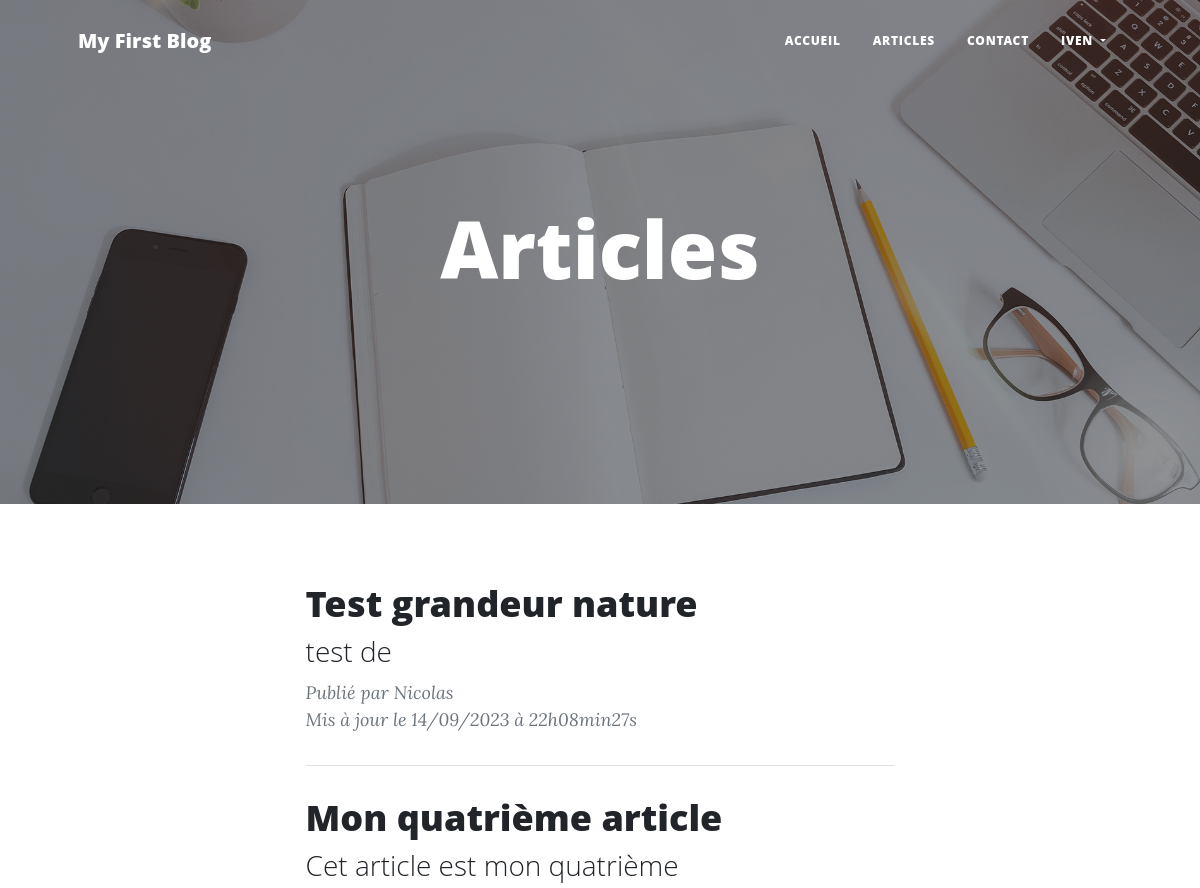
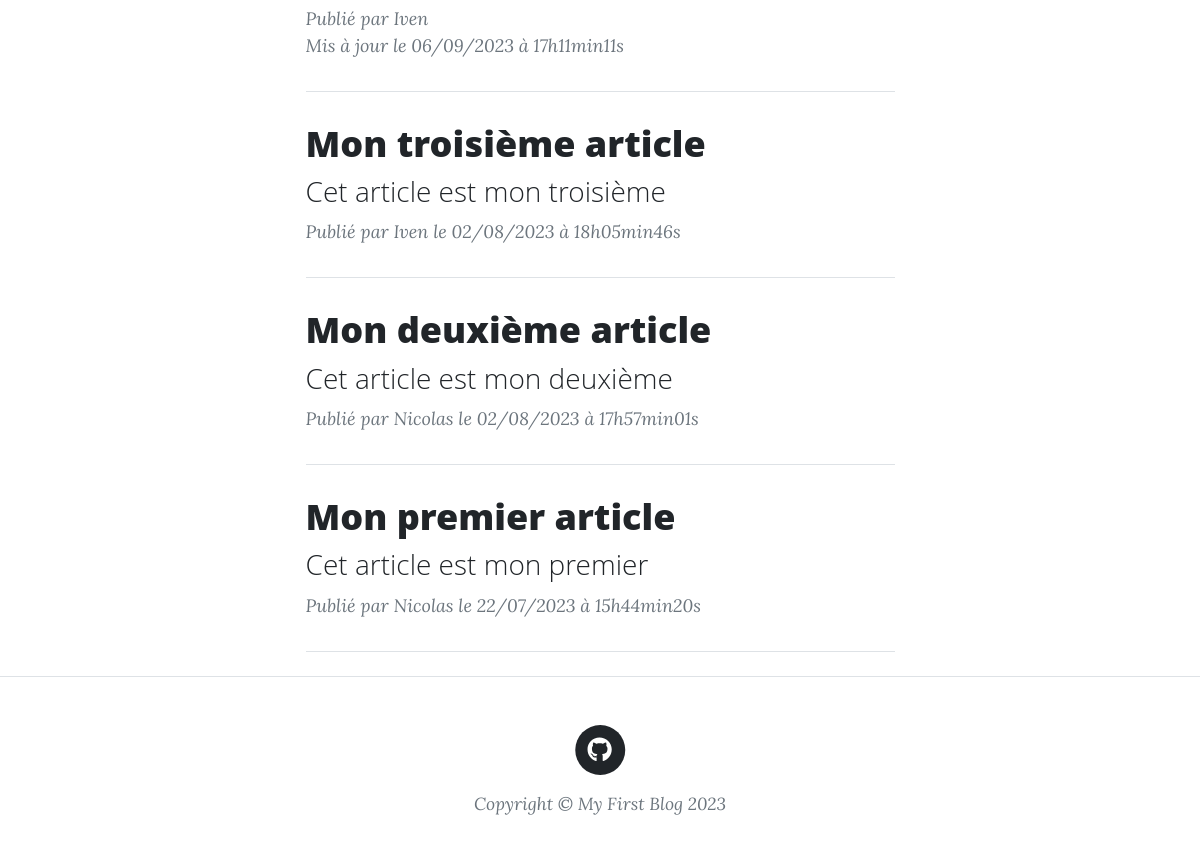
/index.php?action=postList (signed in), run on the app's committed database (2 pictures, top to bottom).
### tables this page shows
CREATE TABLE `p5_post` (
  `id` int(11) NOT NULL,
  `title` varchar(50) NOT NULL,
  `chapo` varchar(255) NOT NULL,
  `content` text NOT NULL,
  `image` varchar(500) NOT NULL DEFAULT 'src/public/assets/img/post-bg.jpg',
  `created_at` datetime NOT NULL,
  `updated_at` datetime NOT NULL,
  `category_id` int(11) NOT NULL,
  `user_id` int(11) NOT NULL
);

CREATE TABLE `p5_user` (
  `id` int(11) NOT NULL,
  `last_name` varchar(50) NOT NULL,
  `first_name` varchar(50) NOT NULL,
  `login` varchar(50) NOT NULL,
  `password` varchar(100) NOT NULL,
  `mail` varchar(50) NOT NULL,
  `role` tinyint(1) NOT NULL,
  `avatar` varchar(500) NOT NULL,
  `created_at` datetime NOT NULL,
  `updated_at` datetime NOT NULL
);

### src/controllers/post/list.php (called while the page is built, shortened)
<?php
class PostList
{
    public function execute(): void
    {
        $postRepository = new PostRepository();
        $postRepository->connection = new DatabaseConnection();
        $posts = $postRepository->getPosts();
        require 'templates/postList.php';
    }
}

### src/lib/database.php (called while the page is built, shortened)
<?php
class DatabaseConnection
{
    public ?PDO $database = null;
    public function getConnection(): PDO
    {
        if ($this->database === null) {
            $this->database = new PDO('mysql:host=localhost;
            dbname=jluceazoc;charset=utf8', 'root', '');
        }
        return $this->database;
    }
}

### src/repository/postRepository.php (called while the page is built, shortened)
<?php
require_once 'src/model/post.php';
class PostRepository
{
    public DatabaseConnection $connection;
    public function getPosts(): array
    {
        $statement = $this->connection->getConnection()->query(
            "SELECT p.id, p.title, p.chapo, p.content, p.image,
        DATE_FORMAT(p.created_at, '%d/%m/%Y à %Hh%imin%ss') AS french_creation_date,
        DATE_FORMAT(p.updated_at, '%d/%m/%Y à %Hh%imin%ss') AS french_update_date,
        p.category_id, u.first_name AS author FROM p5_post p JOIN p5_user u
        ON p.user_id = u.id ORDER BY p.created_at DESC"
        );
        $posts = [];
        while (($row = $statement->fetch())) {
            $post = new Post(
                $row['id'],
                $row['title'],
                $row['chapo'],
                $row['content'],
                $row['image'],
                $row['french_creation_date'],
                $row['french_update_date'],
                $row['category_id'],
                $row['author']
            );
            $posts[] = $post;
        }
        return $posts;
    }
}

### src/model/post.php (called while the page is built, shortened)
<?php
class Post
{
    public function __construct(
        int $id,
        string $title,
        string $chapo,
        string $content,
        string $image,
        string $frenchCreationDate,
        string $frenchUpdateDate,
        string $category,
        string $author
    ) {
        $this->id = $id;
        $this->title = $title;
        $this->chapo = $chapo;
        $this->frenchCreationDate = $frenchCreationDate;
        $this->frenchUpdateDate = $frenchUpdateDate;
        $this->author = $author;
    }
}

### templates/postList.php (the view, shortened to what this page needs)
<?php $title = "Articles"; ?>
<header class="masthead" style="background-image: url('src/public/assets/img/home-bg.jpg')">
    <div class="container position-relative px-4 px-lg-5">
        <div class="row gx-4 gx-lg-5 justify-content-center">
            <div class="col-md-10 col-lg-8 col-xl-7">
                <div class="site-heading">
                    <h1><?= $title ?></h1>
                </div>
            </div>
        </div>
    </div>
</header>
<main class="container px-4 px-lg-5">
    <div class="row gx-4 gx-lg-5 justify-content-center">
        <div class="col-md-10 col-lg-8 col-xl-7">
            <?php
            foreach ($posts as $post) {
                ?>
                <div class="post-preview">
                    <a href="index.php?action=post&id=<?= urlencode($post->id) ?>">
                        <h2 class="post-title"><?= $post->title ?></h2>
                        <h3 class="post-subtitle">
                            <?= $post->chapo ?>
                        </h3>
                    </a>
                    <p class="post-meta">
                        Publié par
                        <em><?= $post->author ?></em>
                        <?php
                        if ($post->frenchCreationDate == $post->frenchUpdateDate) { ?>
                            <em>le <?= $post->frenchCreationDate ?></em>
                        <?php } else { ?>
                            <br><em>Mis à jour le <?= $post->frenchUpdateDate ?></em>
                        <?php } ?>
                    </p>
                </div>
                <hr class="my-4" />
                <?php
            }
            ?>
        </div>
    </div>
</main>
<?php require 'layout.php'; ?>

### data on the page
p5_post: title "Test grandeur nature", chapo "test de", user.first_name "Nicolas", frenchUpdateDate "14/09/2023 à 22h08min27s"
p5_post: title "Mon quatrième article", chapo "Cet article est mon quatrième", user.first_name "Iven", frenchUpdateDate "06/09/2023 à 17h11min11s"
p5_post: title "Mon troisième article", chapo "Cet article est mon troisième", user.first_name "Iven", frenchCreationDate "02/08/2023 à 18h05min46s"
p5_post: title "Mon deuxième article", chapo "Cet article est mon deuxième", user.first_name "Nicolas", frenchCreationDate "02/08/2023 à 17h57min01s"
p5_post: title "Mon premier article", chapo "Cet article est mon premier", user.first_name "Nicolas", frenchCreationDate "22/07/2023 à 15h44min20s"

### other printed values
$_SESSION['firstName'] "IVEN"
$title "Articles"
